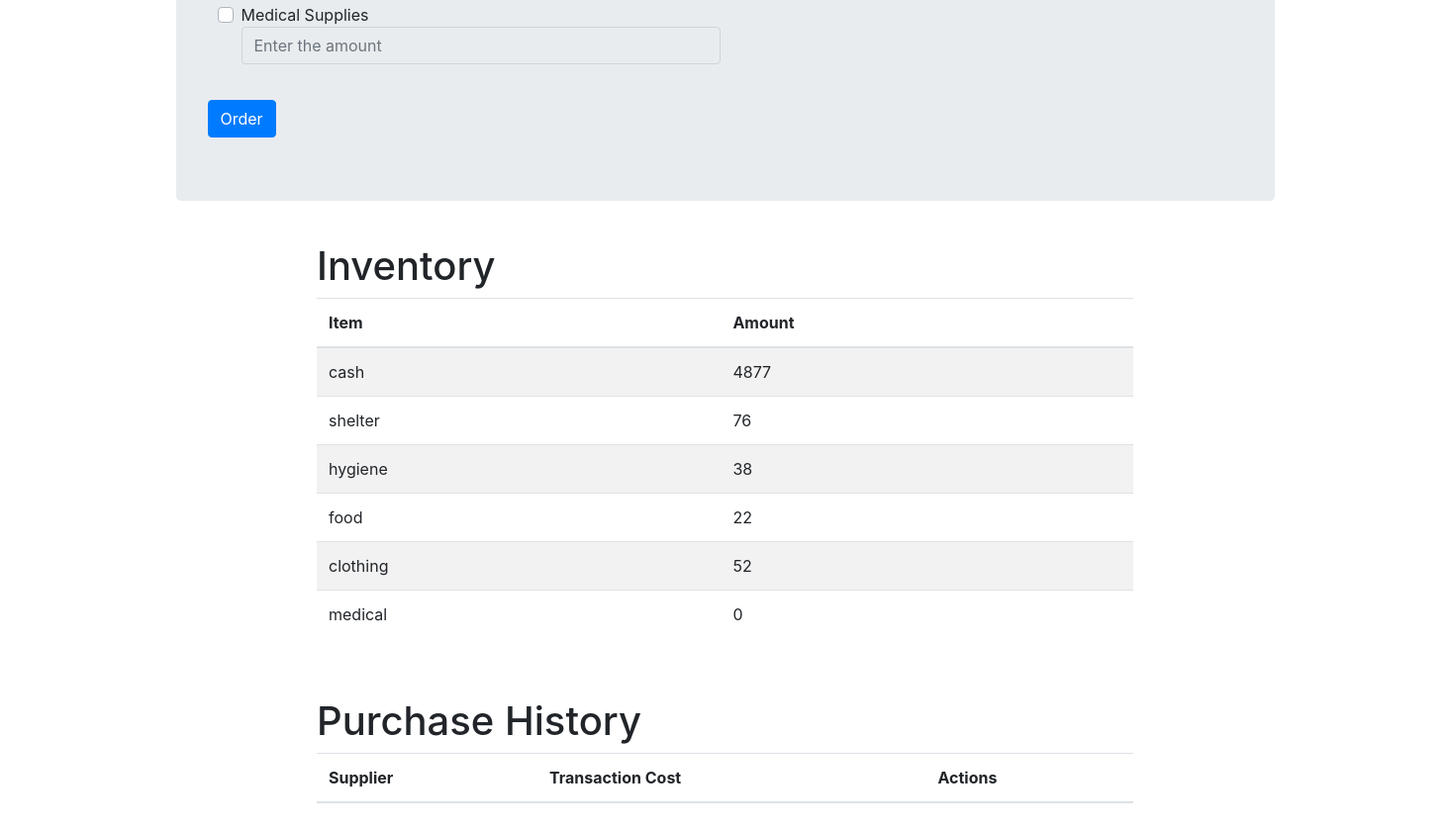
/procurement_admin/ (lower part), run on an earlier commit of the app's database.
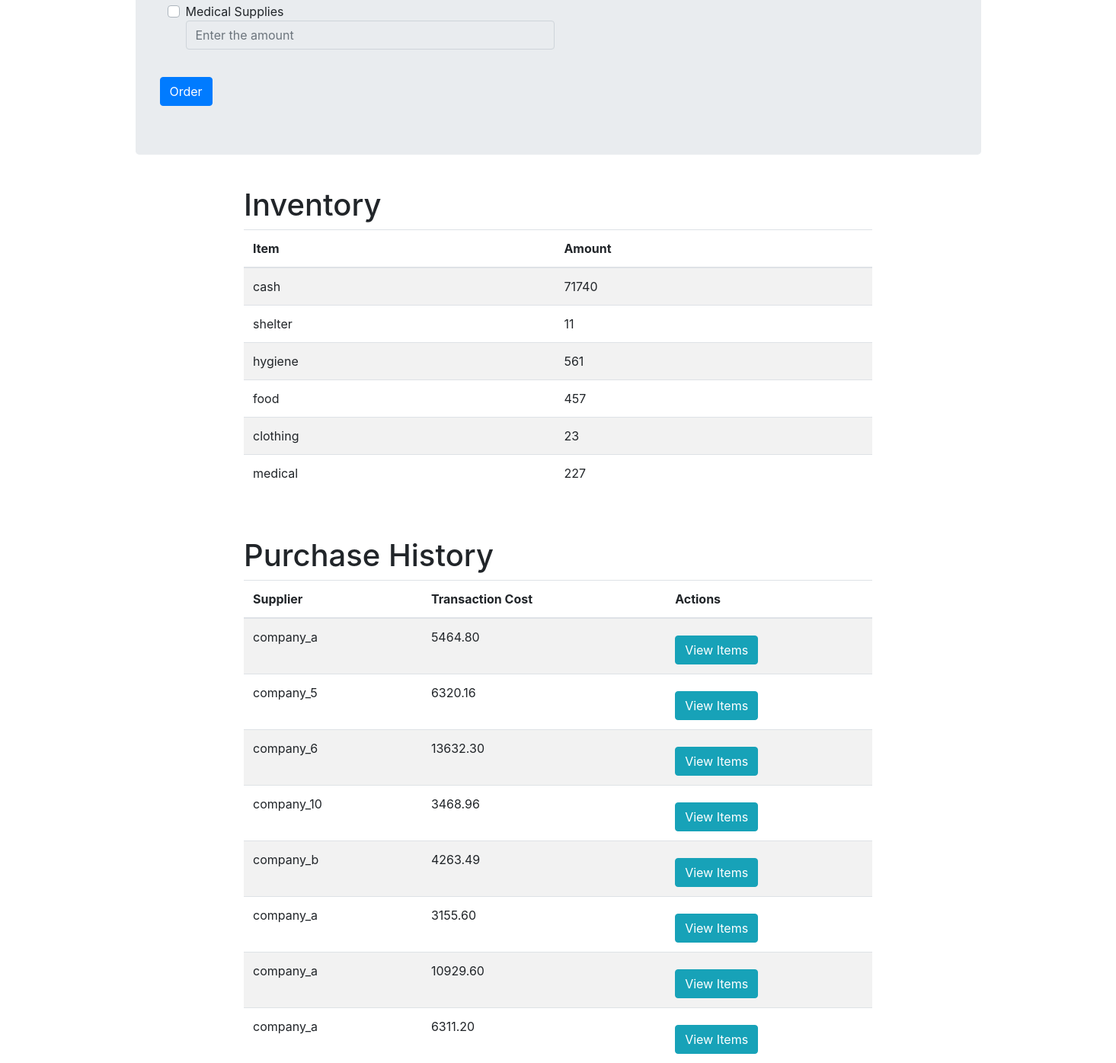
And on a later commit of the database.
### myapp/models.py (models this page shows, shortened)
class Items(models.Model):
    ItemCategory = models.CharField(max_length=45)
    Amount = models.IntegerField()

class PurchaseHasSupplier(models.Model):
    Purchase_PurchaseTransactionID = models.ForeignKey(Purchase, on_delete=models.CASCADE)
    Supplier_SupplierID = models.ForeignKey(Supplier, on_delete=models.CASCADE, null=False)

class Supplier(models.Model):
    SupplierName = models.CharField(max_length=45)
    Phone = models.CharField(max_length=45)

class Purchase(models.Model):
    TransactionCost = models.DecimalField(max_digits=15, decimal_places=2)

### myapp/views.py (the view, shortened to what this page needs)
# urls.py: path('procurement_admin/', views.procurement_admin, name='procurement_admin'),
def procurement_admin(request):
    suppliers = Supplier.objects.all()
    items = Items.objects.all()
    purchases = PurchaseHasSupplier.objects.all()
    return render(request, 'procurement_admin.html', {'suppliers': suppliers, 'items': items, 'purchases': purchases})

### myapp/templates/procurement_admin.html (shortened to what this page needs)
    <!DOCTYPE html>
    <html>
    <head>
      <link rel="stylesheet" href="https://stackpath.bootstrapcdn.com/bootstrap/4.3.1/css/bootstrap.min.css">
    </head>
    <body>
      <div class="container">
      <div class="jumbotron">
        <form method="POST" action="{% url 'procurement_admin' %} " enctype="multipart/form-data" onsubmit="return validateForm()" >
            <div class="row">
              <div class="col-md-6">
                <div class="custom-control custom-checkbox">
                  <label class="custom-control-label" for="medical">Medical Supplies</label>
                  <input type="number" class="form-control amount-input" id="amount-medical" name="medical" placeholder="Enter the amount" disabled>
                </div>
              </div>
            </div>
          <button type="submit" class="btn btn-primary">Order</button>
        </form>
      </div>
      <div class="row flex-row">
      <div class="col-md-6">
      <div class="inv_container">
        <h1>Inventory</h1>
        <table class="table table-striped">
          <thead>
            <tr>
              <th class="header">Item</th>
              <th class="header">Amount</th>
            </tr>
          </thead>
          <tbody>
            {% for item in items %}
              <tr>
                <td>{{ item.ItemCategory }}</td>
                <td>{{ item.Amount }}</td>
              </tr>
            {% endfor %}
          </tbody>
        </table>
      </div>
      </div>
      <div class="col-md-6">
      <div class="scrollable-table proc_table">
      <h1>Purchase History</h1>
          <table class="table table-striped">
            <thead>
              <tr>
                <th>Supplier</th>
                <th>Transaction Cost</th>
                  <th>Actions</th>
              </tr>
            </thead>
            <tbody>
              {% for purchase in purchases %}
                <tr>
                  <td>{{ purchase.Supplier_SupplierID.SupplierName }}</td>
                    <td>{{ purchase.Purchase_PurchaseTransactionID.TransactionCost }}</td>
                    <td><button class="btn btn-info" onclick="showPurchasedItems('{{ purchase.id }}')">View Items</button></td>
                </tr>
              {% endfor %}
            </tbody>
          </table>
        </div>
        </div>
        </div>
    </body>
    </html>

What changed in the data, as far as the page shows it:
changed Items "cash": Amount "4877" → "71740"
changed Items "shelter": Amount "76" → "11"
changed Items "hygiene": Amount "38" → "561"
changed Items "food": Amount "22" → "457"
changed Items "clothing": Amount "52" → "23"
changed Items "medical": Amount "0" → "227"
added PurchaseHasSupplier: Supplier_SupplierID.SupplierName "company_a", Purchase_PurchaseTransactionID.TransactionCost "5464.80"
added PurchaseHasSupplier: Supplier_SupplierID.SupplierName "company_5", Purchase_PurchaseTransactionID.TransactionCost "6320.16"
added PurchaseHasSupplier: Supplier_SupplierID.SupplierName "company_6", Purchase_PurchaseTransactionID.TransactionCost "13632.30"
added PurchaseHasSupplier: Supplier_SupplierID.SupplierName "company_10", Purchase_PurchaseTransactionID.TransactionCost "3468.96"
added PurchaseHasSupplier: Supplier_SupplierID.SupplierName "company_b", Purchase_PurchaseTransactionID.TransactionCost "4263.49"
added PurchaseHasSupplier: Supplier_SupplierID.SupplierName "company_a", Purchase_PurchaseTransactionID.TransactionCost "3155.60"
added PurchaseHasSupplier: Supplier_SupplierID.SupplierName "company_a", Purchase_PurchaseTransactionID.TransactionCost "10929.60"
added PurchaseHasSupplier: Supplier_SupplierID.SupplierName "company_a", Purchase_PurchaseTransactionID.TransactionCost "6311.20"
